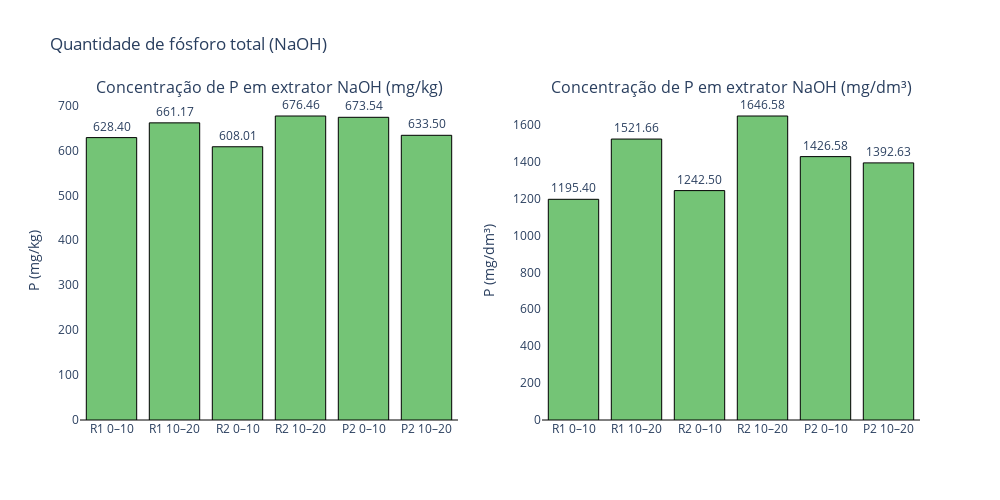

The notebook cell saved with this chart:
### Code cell
import plotly.graph_objects as go
from plotly.subplots import make_subplots
import numpy as np

# Seus dados (mantém o mesmo formato)
valores_mgkg = np.array([
    R1_0_10_naoh,
    R1_10_20_naoh,
    R2_0_10_naoh,
    R2_10_20_naoh,
    P2_0_10_naoh,
    P2_10_20_naoh
], dtype=float)

valores_mg_dm3 = np.array(valores_mg_dm3, dtype=float)
densidades = np.array(densidades, dtype=float)

labels = ['R1 0–10','R1 10–20','R2 0–10','R2 10–20','P2 0–10','P2 10–20']

def colors_for(vals):
    return ['#74c476' if v >= 0 else '#d9d9d9' for v in vals]

# Exibir dados no terminal
for label, dens, mgkg, mgdm3 in zip(labels, densidades, valores_mgkg, valores_mg_dm3):
    print(f"{label}: densidade = {dens:.4f} g/cm³  |  {mgkg:.2f} mg/kg  ->  {mgdm3:.2f} mg/dm³")

# Criação das duas colunas (subplots lado a lado)
fig = make_subplots(rows=1, cols=2, subplot_titles=("Concentração de P em extrator NaOH (mg/kg)", "Concentração de P em extrator NaOH (mg/dm³)"))

# --- Primeiro gráfico (mg/kg)
colors1 = colors_for(valores_mgkg)
texts1 = [f"{v:.2f}" if v >= 0 else "Não mensurável" for v in valores_mgkg]
fig.add_trace(
    go.Bar(
        x=labels,
        y=valores_mgkg,
        text=texts1,
        textposition="outside",
        marker=dict(color=colors1, line=dict(color='black', width=1)),
        name="P (mg/kg)"
    ),
    row=1, col=1
)

# --- Segundo gráfico (mg/dm³)
colors2 = colors_for(valores_mg_dm3)
texts2 = [f"{v:.2f}" if v >= 0 else "Não mensurável" for v in valores_mg_dm3]
fig.add_trace(
    go.Bar(
        x=labels,
        y=valores_mg_dm3,
        text=texts2,
        textposition="outside",
        marker=dict(color=colors2, line=dict(color='black', width=1)),
        name="P (mg/dm³)"
    ),
    row=1, col=2
)

# Layout geral
fig.update_layout(
    height=500,
    width=1000,
    title_text="Quantidade de fósforo total (NaOH)",
    showlegend=False,
    plot_bgcolor='rgba(0,0,0,0)',
)
fig.update_yaxes(title_text="P (mg/kg)", row=1, col=1, zeroline=True, zerolinewidth=1, zerolinecolor='black')
fig.update_yaxes(title_text="P (mg/dm³)", row=1, col=2, zeroline=True, zerolinewidth=1, zerolinecolor='black')

fig.show()

### Figure 1 — Plotly figure (JSON) as saved in the notebook; plotly's stock layout.template omitted (floating-point values rounded to 4 significant figures)
{"data": [{"marker": {"color": ["#74c476", "#74c476", "#74c476", "#74c476", "#74c476", "#74c476"], "line": {"color": "black", "width": 1}}, "name": "P (mg/kg)", "text": ["628.40", "661.17", "608.01", "676.46", "673.54", "633.50"], "textposition": "outside", "type": "bar", "x": ["R1 0–10", "R1 10–20", "R2 0–10", "R2 10–20", "P2 0–10", "P2 10–20"], "xaxis": "x", "y": [628.4, 661.2, 608.0, 676.5, 673.5, 633.5], "yaxis": "y"}, {"marker": {"color": ["#74c476", "#74c476", "#74c476", "#74c476", "#74c476", "#74c476"], "line": {"color": "black", "width": 1}}, "name": "P (mg/dm³)", "text": ["1195.40", "1521.66", "1242.50", "1646.58", "1426.58", "1392.63"], "textposition": "outside", "type": "bar", "x": ["R1 0–10", "R1 10–20", "R2 0–10", "R2 10–20", "P2 0–10", "P2 10–20"], "xaxis": "x2", "y": [1195.0, 1522.0, 1242.0, 1647.0, 1427.0, 1393.0], "yaxis": "y2"}], "layout": {"annotations": [{"font": {"size": 16}, "showarrow": false, "text": "Concentração de P em extrator NaOH (mg/kg)", "x": 0.225, "xanchor": "center", "xref": "paper", "y": 1, "yanchor": "bottom", "yref": "paper"}, {"font": {"size": 16}, "showarrow": false, "text": "Concentração de P em extrator NaOH (mg/dm³)", "x": 0.775, "xanchor": "center", "xref": "paper", "y": 1, "yanchor": "bottom", "yref": "paper"}], "height": 500, "plot_bgcolor": "rgba(0,0,0,0)", "showlegend": false, "title": {"text": "Quantidade de fósforo total (NaOH)"}, "width": 1000, "xaxis": {"anchor": "y", "domain": [0, 0.45]}, "xaxis2": {"anchor": "y2", "domain": [0.55, 1]}, "yaxis": {"anchor": "x", "domain": [0, 1], "title": {"text": "P (mg/kg)"}, "zeroline": true, "zerolinecolor": "black", "zerolinewidth": 1}, "yaxis2": {"anchor": "x2", "domain": [0, 1], "title": {"text": "P (mg/dm³)"}, "zeroline": true, "zerolinecolor": "black", "zerolinewidth": 1}}}
